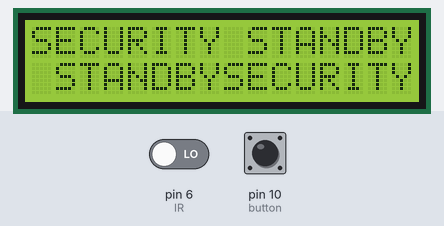
Bench run of a sketch on a simulated Arduino Uno, built with avr-gcc and run on an emulated ATmega328P. Parts: 16×2 character LCD. Inputs (shaded band) come from the test bench; at power-on: pin 10 (button) HIGH, pin 6 (IR) LOW. The modem accepts every AT command (registered, SIM ready, sends succeed) and sends nothing else; what the sketch prints to the serial monitor is not drawn.

Above: at 1.3 s.
1.4 s: pin 10 (button) pulled LOW for 0.15 s
At 3.4 s:
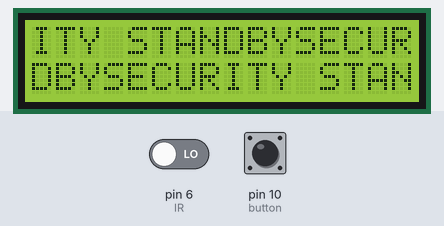
4.0 s: pin 10 (button) pulled LOW for 3.2 s
At 7.7 s:
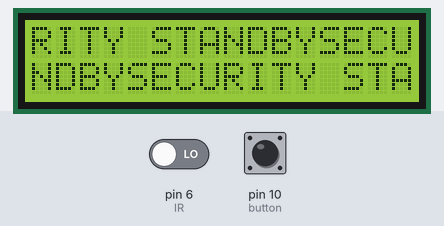
8.9 s: pin 10 (button) pulled LOW for 1 s
At 11.1 s:
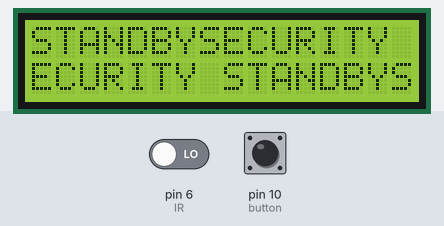
11.5 s: pin 10 (button) pulled LOW for 0.15 s
At 13.4 s:
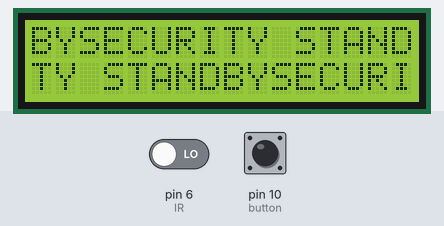
14.1 s: pin 10 (button) pulled LOW for 0.15 s
At 16.4 s:
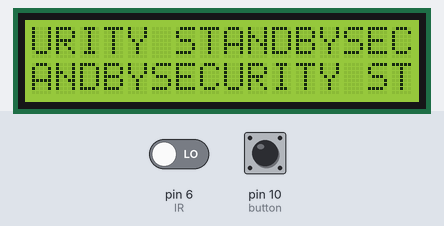
16.7 s: pin 10 (button) pulled LOW for 3.2 s
At 20.9 s:
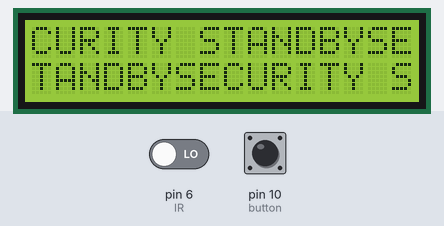
Timing chart, 0 to 22.4 s (numbered marks = the images above; inputs shaded):
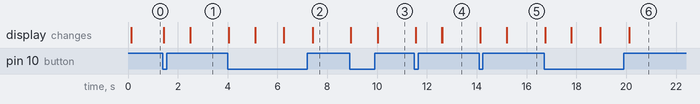

The sketch:

smart_parking_system.ino
```cpp
#include<LiquidCrystal.h>
#include<SoftwareSerial.h>
LiquidCrystal lcd(12,11,5,4,3,2);
const int button=10;
const int IR=6;
const byte tx=3,rx=2;
SoftwareSerial esp8266(rx,tx);
String ssid="Nokia 8";
String password="1234567801";
boolean found= false;
int value;
String api ="3Q2REFN5IWQG1WJZ";
String host="api.thingspeak.com";
String port="80";

void setup() {
  pinMode(button,INPUT_PULLUP);
  lcd.begin(16,2);
  pinMode(IR,INPUT);
  Serial.begin(9600);
  esp8266.begin(115200);
  Serial.println("IOT PROJECT");
  connectwifi();
  // put your setup code here, to run once:

}

void loop() {
  if(digitalRead(button)==0) //activates the security systems
  {
    lcd.print("AREA PROTECTED");
    if(digitalRead(IR)==1)
    {
      value=digitalRead(IR);
      senddata();
    }
    else
    {
      lcd.print("AREA BREACHED");
      value=digitalRead(IR);
      senddata();

    }
  }
  else
  {
    lcd.print("SECURITY STANDBY");
  }
  // put your main code here, to run repeatedly:

}
void sendcommand(String command,int maxtime,char readreply[])
{
  Serial.print(".at command=>");
  Serial.print(command);
  Serial.print(" ");
  while(maxtime--)
  {
    esp8266.println(command);
    if (esp8266.find(readreply))
    {
      found=true;break;
    }
  }
  if(found)
  {
    Serial.println("OK DONE");
  }
  else
  {
    Serial.println("FAIL");
  }
  found=false;
}
void connectwifi()
{
  sendcommand("AT",5,"OK");
  sendcommand("AT+CWMODE=1",5,"OK");
  sendcommand("AT+CWJAP=\"" + ssid +"\",\""+ password +"\"",20,"OK");
}
void senddata()
{
  String getData1 = "GET /update?api_key="+ api;
  String getData2 = "&field1="+String(value);
  sendcommand("AT+CIPSTART=\"TCP\",\""+host +"\","+ port, 15, "OK");
  sendcommand("AT+CIPSEND=" + String (getData1.length()+ getData2.length()+2), 7, ">");
  delay(10);
  esp8266.println(getData1+getData2); Serial.println(getData1 + getData2);
  delay(1000);
  sendcommand("AT+CIPCLOSE=0",5, "OK");
  Serial.println(".................................");
}
```

Measured:
- after the input at 1.4 s, the display: first changes at once (image 1 shows a later state)
- after the input at 4.0 s, the display: first changes at once (image 2 shows a later state)
- after the input at 8.9 s, the display: first changes at once (image 3 shows a later state)
- after the input at 11.5 s, the display: first changes at once (image 4 shows a later state)
- after the input at 14.1 s, the display: first changes at once (image 5 shows a later state)
- after the input at 16.7 s, the display: first changes at once (image 6 shows a later state)
